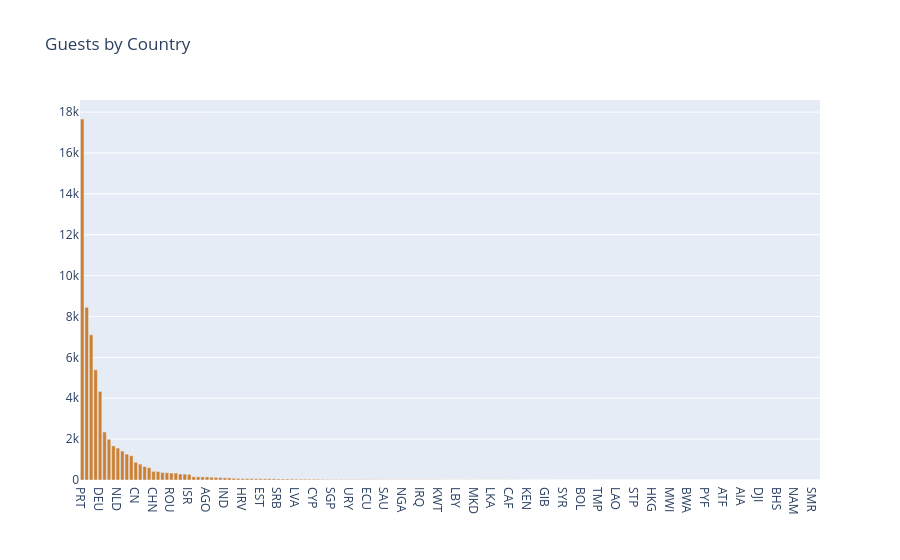

Write notebook code for a chart like this one.
### Code cell
import plotly.graph_objects as go


trace = go.Bar(
    x=guest_country['country'],
    y=guest_country['Number of guests'],
    marker=dict(color='#CD7F32')  # Corrected 'market' to 'marker'
)

data1 = [trace]

layout = go.Layout(
    title='Guests by Country'
)

fig = go.Figure(data=data1, layout=layout)
fig.show()

### Figure 1 — Plotly figure (JSON) as saved in the notebook; plotly's stock layout.template omitted (floating-point values rounded to 4 significant figures; data arrays with more than 128 entries replaced by an {"elided": "..."} marker saying what was removed)
{"data": [{"marker": {"color": "#CD7F32"}, "type": "bar", "x": {"elided": "166 mixed values"}, "y": {"elided": "166 int values"}}], "layout": {"autosize": true, "title": {"text": "Guests by Country"}, "xaxis": {"autorange": true, "range": [-0.5, 165.5], "type": "category"}, "yaxis": {"autorange": true, "range": [0, 18590.0], "type": "linear"}}}
